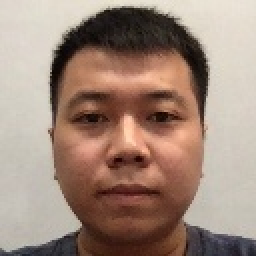
#> input picture server/train/tinh/tinh_00000.jpg, 128 x 128 px, found by its file name (shown 2 times larger)
$ python test_LBP.py
#> lines starting #> are read from the running program, lines starting #| are printed output that depends on the picture; long printed decimals are rounded
#> further down, img1 is the input picture: shape (128, 128, 3); mean B, G, R 122.7, 136.2, 159.8
import cv2
import numpy as np
from skimage import feature
import matplotlib.pyplot as plt
from scipy.spatial import distance


def LBP(image, numPoints, radius, eps=1e-7):

#> called with numPoints = 12, radius = 1.5, eps = 1e-07
    image = cv2.cvtColor(image, cv2.COLOR_BGR2GRAY)
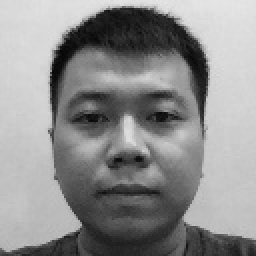
#> image: shape (128, 128) (shown 2 times larger); min 4, max 231, mean 141.7
    print(image.shape)
#| (128, 128)
    # compute the Local Binary Pattern representation
    # of the image, and then use the LBP representation
    # to build the histogram of patterns
    lbp = feature.local_binary_pattern(image, numPoints,
                                       radius, method="var")
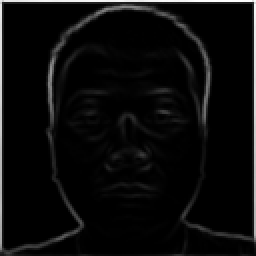
#> lbp: shape (128, 128) float64 (shown 2 times larger); min 0.00384, max 10561.8, mean 464.4; drawn with min black and max white
    (hist, _) = np.histogram(lbp.ravel(),
                             bins=np.arange(0, numPoints + 3),
                             range=(0, numPoints + 2))
#> hist = [2966, 1637, 711, 354, 231, 204, 185, 164, 145, 126, 145, 117, 131, 130]
    # normalize the histogram
    hist = hist.astype("float")
    hist /= (hist.sum() + eps)
#> hist = [0.409, 0.226, 0.0981, 0.0489, 0.0319, 0.0282, 0.0255, 0.0226, 0.02, 0.0174, 0.02, 0.0161, 0.0181, 0.0179]
    # return the histogram of Local Binary Patterns
    return np.array([hist])


img1 = cv2.imread('faces/tinh/tinh_00000.jpg')
lbp1 = LBP(img1, 12, 1.5)[0]
#> lbp1 has the same summary as hist in LBP
print(lbp1)
#| [0.4093 0.2259 0.09812  0.04885 0.03188 0.02815
#|  0.02553 0.02263 0.02001 0.01739  0.02001 0.01615
#|  0.01808 0.01794]

# img1 = cv2.imread('/Users/dcongtinh/Downloads/IMG_4940.jpg')
# lbp2 = LBP(img1, 12, 1.5)[0]
# print(lbp2)

# print(distance.euclidean(lbp1, lbp2))
# # # gaussian_numbers = np.random.normal(size=1000)
# # # plt.hist(gaussian_numbers)
# # plt.hist(lbp, bins='auto')
# # plt.title("LBPV Histogram")
# # plt.xlabel("Value")
# # plt.ylabel("Frequency")
# # plt.show()
